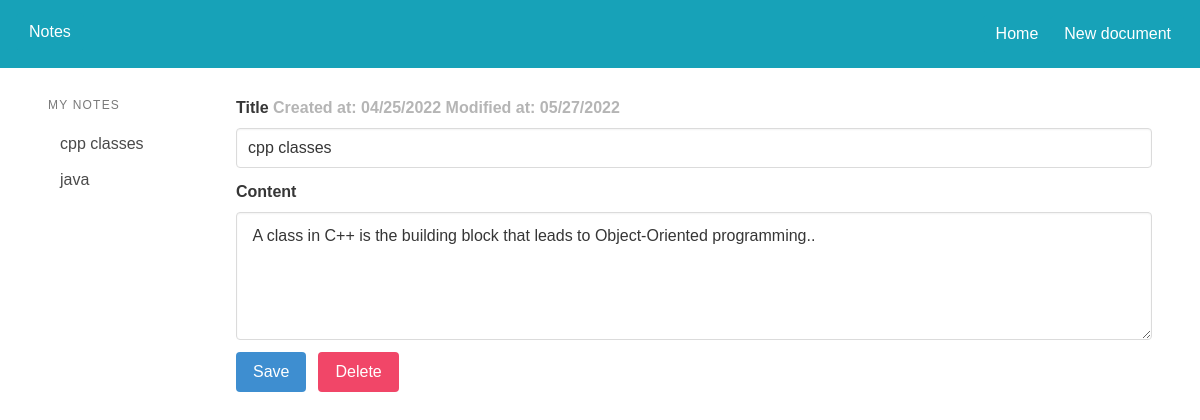
/editor/?docid=8 (signed in), run on the app's committed database.
### accounts/models.py (models this page shows, shortened)
class Document(models.Model):
    user = models.ForeignKey(User, on_delete=models.CASCADE, default=1)
    title = models.CharField(max_length=255)
    content = models.TextField(blank=True, null=True)
    created_at = models.DateTimeField(auto_now_add=True)
    modified_at = models.DateTimeField(auto_now=True)
    class Meta:
        ordering = ('title',)

### accounts/views.py (the view, shortened to what this page needs)
# urls.py: path('editor/',views.editorview,name="editor"),
def editorview(request):
    if request.user.is_authenticated:
        docid = int(request.GET.get('docid', 0))
        documents = Document.objects.all()
        if docid > 0:
            document = Document.objects.get(pk=docid)
        else:
            document = ''
        context = {
        'docid': docid,
        'documents': documents,
        'document': document
        }
        return render(request, 'accounts/editor.html', context)
    else:
        return redirect('login')

### accounts/templates/accounts/editor.html (shortened to what this page needs)
<!DOCTYPE html>
<html>
<head>
    <link rel="stylesheet" href="https://cdn.jsdelivr.net/npm/bulma@0.9.0/css/bulma.min.css">
    <link rel="stylesheet" href="https://cdnjs.cloudflare.com/ajax/libs/fontawesome/4.7.0/css/font-awesome.min.css">
    <link rel="stylesheet" href="https://maxcdn.bootstrapcdn.com/bootstrap/4.5.2/css/bootstrap.min.css">
</head>
<body>
    <nav class="navbar bg-info   bg-primary fixed-top">
        <div class="navbar-brand">
            <a href="{% url 'editor' %}" class="btn btn-info navbar-btn">Notes</a>
        </div>
        <div class="navbar-menu">
            <div class="navbar-end">
                <a href="{% url 'home' %}?docid=0" class="btn btn-info navbar-btn">Home</a>
                <a href="{% url 'editor' %}?docid=0" class="btn btn-info navbar-btn">New document</a>
            </div>
        </div>
    </nav>
    <br><br>
    <section class="section" style="color:black">
        <div class="columns">
            <div class="column is-2">
                <aside class="menu">
                    <p class="menu-label">My Notes</p>
                    <ul class="menu-list">
                        {% for doc in documents %}
                        {% if doc.user.username == user.username %}
                        <li>
                            <a href="{% url 'editor' %}?docid={{ doc.id }}">{{ doc.title }}</a>
                        </li>
                        {% endif %}
                        {% endfor %}
                    </ul>
                </aside>
            </div>
            <br><br><br><br>
            <div class="column is-10">
                <form method="post" action="{% url 'editor' %}">
                    <div class="field">
                        <label class="label">
                            Title
                            {% if document %}
                            <span class="has-text-grey-light">
                                Created at: {{ document.created_at|date:"m/d/Y" }}
                                Modified at: {{ document.modified_at|date:"m/d/Y" }}
                            </span>
                            {% endif %}
                        </label>
                        <div class="control">
                            <input type="text" class="input" name="title" placeholder="Title" {% if document %}
                                value="{{ document.title }}" {% endif %}>
                        </div>
                    </div>
                    <div class="field">
                        <label class="label">Content</label>
                        <div class="control">
                            <textarea class="textarea" name="content"
                                placeholder="Content">{% if document %}{{ document.content }}{% endif %}</textarea>
                        </div>
                    </div>
                    <div class="field is-grouped">
                        <div class="control">
                            <button class="button is-info" id="myBtn">Save</button>
                        </div>
                        {% if document %}
                        <div class="control">
                            <a href="{% url 'delete_document' document.id %}" class="button is-danger">Delete</a>
                        </div>
                        {% endif %}
                    </div>
                </form>
            </div>
        </div>
    </section>
</body>
</html>

### accounts/templates/accounts/editor.html (style rules this page uses)
body { font-family: Arial, Helvetica, sans-serif; }

### data on the page
Document: title "cpp classes", created_at "04/25/2022", modified_at "05/27/2022", content "A class in C++ is the building block that leads to Object-Oriented programming.."
Document: title "java"
